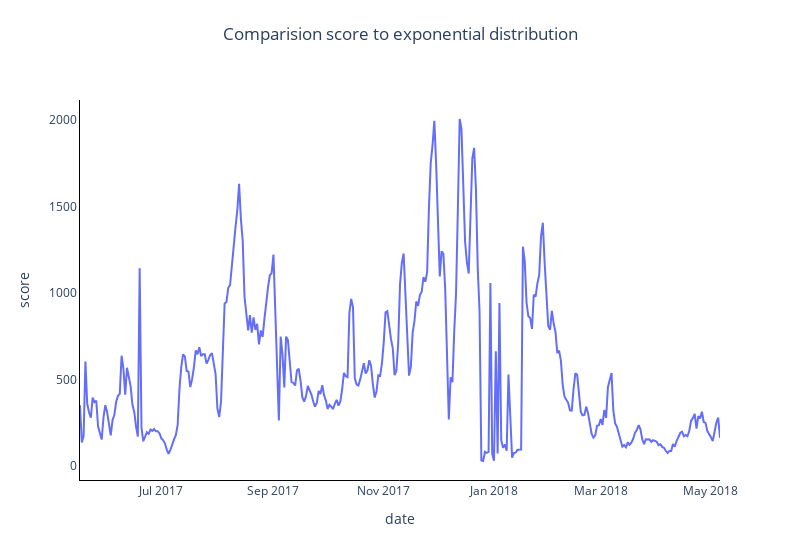

The notebook cell saved with this chart:
### Code cell
fig = go.Figure()

# Add a line trace
fig.add_trace(go.Scatter(x=df_sliding['date'], y=df_sliding['score'], mode='lines', name='Line'))



# Customize the layout
fig.update_layout(
    title=dict(
        text='Comparision score to exponential distribution',  # Set the title here
        x=0.5,  # Center the title horizontally (0.5 means middle)
        y=0.95,  # Adjust the vertical position as needed (0.95 is near the top)
    ),
    xaxis=dict(title='date'),
    yaxis=dict(title='score'),
    paper_bgcolor='white',  # Set the background color to white
    plot_bgcolor='white',   # Set the plot area background color to white
    width=800
    
)

fig.update_xaxes(linecolor='black')
fig.update_yaxes(linecolor='black')
fig.update_traces(showlegend=False)
# Show the plot
fig.show()

### Figure 1 — Plotly figure (JSON) as saved in the notebook; plotly's stock layout.template omitted (floating-point values rounded to 4 significant figures; data arrays with more than 128 entries replaced by an {"elided": "..."} marker saying what was removed)
{"data": [{"mode": "lines", "name": "Line", "showlegend": false, "type": "scatter", "x": {"elided": "355 str values"}, "y": {"elided": "355 float values"}}], "layout": {"paper_bgcolor": "white", "plot_bgcolor": "white", "title": {"text": "Comparision score to exponential distribution", "x": 0.5, "y": 0.95}, "width": 800, "xaxis": {"linecolor": "black", "title": {"text": "date"}}, "yaxis": {"linecolor": "black", "title": {"text": "score"}}}}
